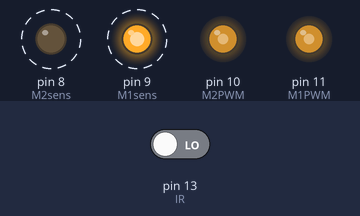
A sketch run on a simulated Arduino Uno, built with avr-gcc and run on an emulated ATmega328P. Shown: output pins drawn as LEDs (lit = HIGH). Dashed ring = blinking. The test bench sets the inputs (shaded band); at power-on: pin 13 (IR) LOW.

Above: at 0.2 s.
Timing chart, 0 to 3.0 s (numbered marks = the images above):
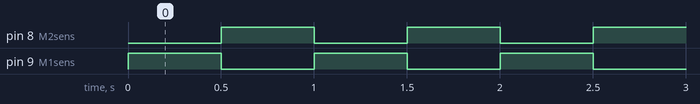

The sketch:

main.ino
```cpp
#define SolTOR1 2    //gauche
#define SolTOR2 3    //droit
#define SolTOR3 4    //derrière
#define DistANALOG1 A2  //devant
#define DistANALOG2 A1  //droit
#define DistANALOG3 A0  //gauche
#define M1sens 9     //droite
#define M2sens 8     //gauche
#define M1PWM 11     //droite
#define M2PWM 10     //gauche
#define IR 13

#define MAX_SPEED 150
const bool sens = 1;
const bool nsens = 0 ;

void setup() {
  // Serial.begin(9600);
  pinMode(DistANALOG1, INPUT);
  pinMode(DistANALOG2, INPUT);
  pinMode(DistANALOG3, INPUT);
  pinMode(SolTOR1, INPUT);
  pinMode(SolTOR2, INPUT);
  pinMode(SolTOR3, INPUT);
  pinMode(IR, INPUT);
  pinMode(M1sens, OUTPUT);
  pinMode(M2sens, OUTPUT);
  pinMode(M1PWM, OUTPUT);
  pinMode(M2PWM, OUTPUT);
  while (digitalRead(IR)) {
  }
  Avancer();
  // attachInterrupt(digitalPinToInterrupt(SolTOR1), frontLeft, HIGH);
  // attachInterrupt(digitalPinToInterrupt(SolTOR2), frontRight, HIGH);
}

void loop() {
  // Avancer();
  // if (analogRead(DistANALOG1)>=300) {
  //   Avancer();
  //   delay(100);
  // }
  // if (analogRead(DistANALOG2)>=300) {
  //   Droite();
  //   delay(100);
  // }
  // if (analogRead(DistANALOG3)>=300) {
  //   Gauche();
  //   delay(100);
  // }
  // if(!digitalRead(SolTOR3)) {
  //   Avancer();
  // }

  if(SolTOR1) {
    Serial.println("gauche");
    Droite();
    delay(500);
  }

  if(SolTOR2) {
    Serial.println("droite");
    Gauche();
    delay(500);
  }
  Avancer();
}

void frontLeft() {
  Serial.println("gauche");
  Droite();
  delay(500);
}

void frontRight() {
  Serial.println("droite");
  Gauche();
  delay(500);
}

void Gauche() {
  digitalWrite(M1sens, nsens);
  digitalWrite(M2sens, sens);
  analogWrite(M1PWM, MAX_SPEED);
  analogWrite(M2PWM, MAX_SPEED);
}
void Droite() {
  digitalWrite(M1sens, sens);
  digitalWrite(M2sens, nsens);
  analogWrite(M1PWM, MAX_SPEED);
  analogWrite(M2PWM, MAX_SPEED);
}
void Avancer() {
  digitalWrite(M1sens, sens);
  digitalWrite(M2sens, sens);
  analogWrite(M1PWM, MAX_SPEED);
  analogWrite(M2PWM, MAX_SPEED);
}
void Reculer() {
  digitalWrite(M1sens, nsens);
  digitalWrite(M2sens, nsens);
  analogWrite(M1PWM, MAX_SPEED);
  analogWrite(M2PWM, MAX_SPEED);
}
```

Measured:
- by itself, pin 8 (M2sens), pin 9 (M1sens): alternates HIGH for 0.50 s and LOW for 0.50 s
- by itself, everything shown: repeats every 1.0 s, in 3 steps
